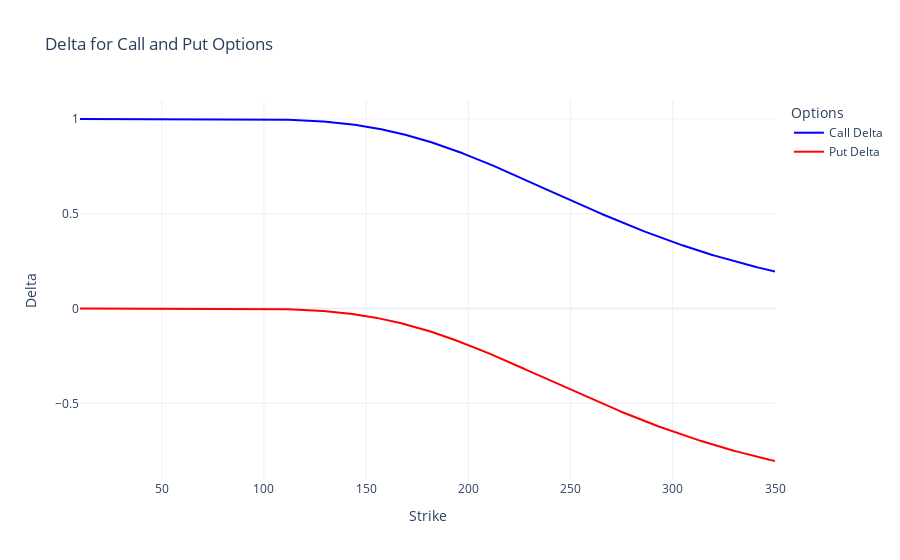
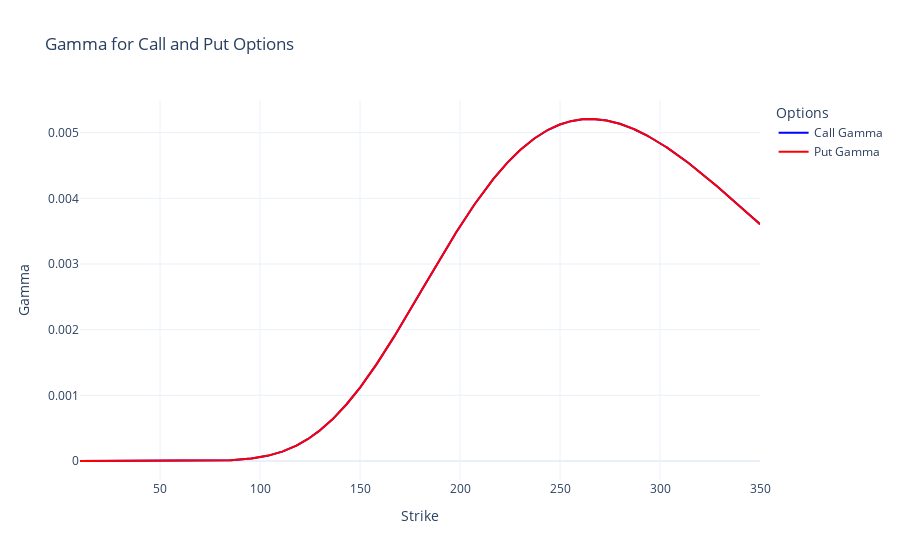
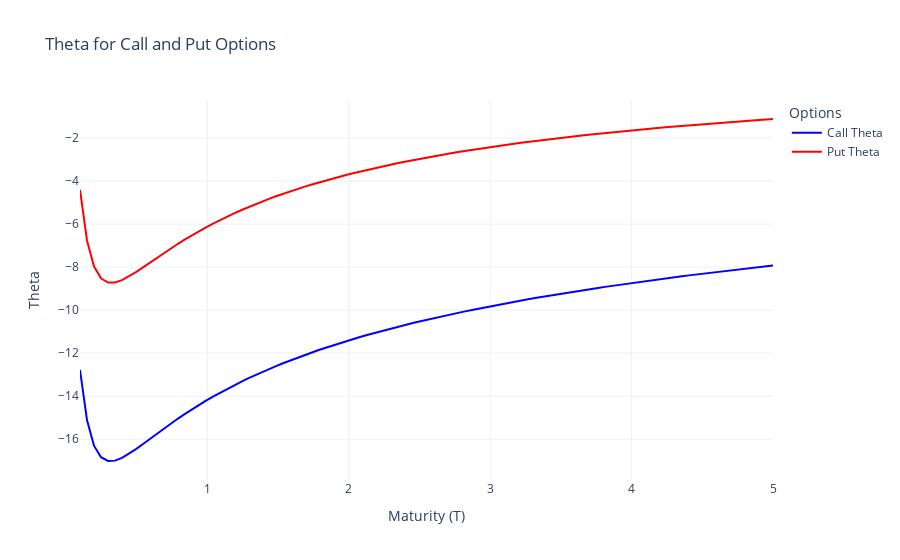
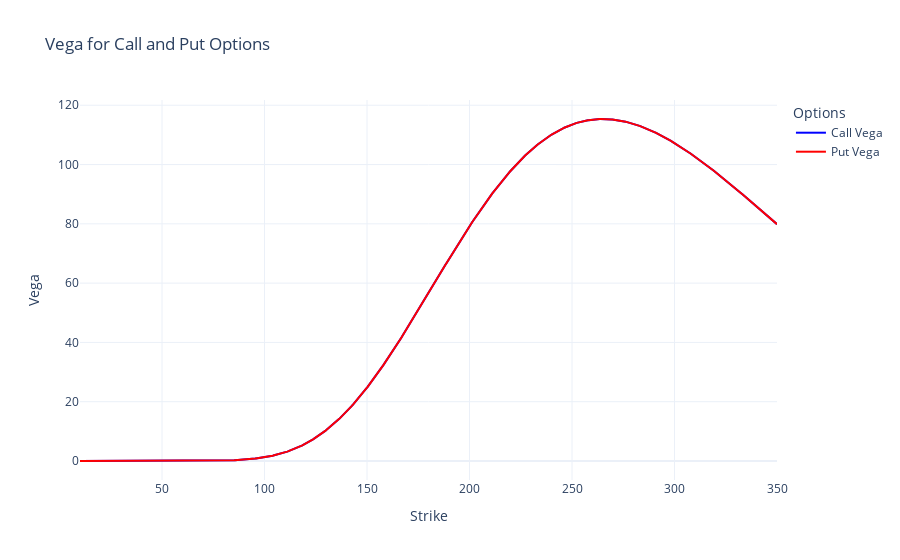

Source (notebook cell) for these figures, in order:
### Code cell
# Example of usage
if __name__ == "__main__":
    # Define option parameters
    K = 200
    T = 1.5
    sigma, stock = implied_vol.sigma_sim(T, K)
    interest_rate = 0.042

    # Create the plotter instance
    plotter = OptionGreekPlotter(K, T, stock, sigma, interest_rate)

    # Functions for each Greek
    def delta(option):
        return option.delta()

    def gamma(option):
        return option.gamma()

    def theta(option):
        return option.theta()

    def vega(option):
        return option.vega()

    def rho(option):
        return option.rho()

    # Plot Delta vs Strikes
    strikes = np.linspace(10, 350, 1000)
    plotter.plot_greek(delta, strikes, "Strike", "Delta", "Delta for Call and Put Options")

    # Plot Gamma vs Strikes
    plotter.plot_greek(gamma, strikes, "Strike", "Gamma", "Gamma for Call and Put Options")

    # Plot Theta vs Maturities
    maturities = np.linspace(0.1, 5, 100)
    plotter.plot_greek(theta, maturities, "Maturity (T)", "Theta", "Theta for Call and Put Options")

    # Plot Vega vs Strikes
    plotter.plot_greek(vega, strikes, "Strike", "Vega", "Vega for Call and Put Options")

    # Plot Rho vs Strikes
    plotter.plot_greek(rho, strikes, "Strike", "Rho", "Rho for Call and Put Options")

### Figure 1 — Plotly figure (JSON) as saved in the notebook; plotly's stock layout.template omitted (floating-point values rounded to 4 significant figures; data arrays with more than 128 entries replaced by an {"elided": "..."} marker saying what was removed)
{"data": [{"line": {"color": "blue"}, "mode": "lines", "name": "Call Delta", "type": "scatter", "x": {"elided": "1000 float values"}, "y": {"elided": "1000 float values"}}, {"line": {"color": "red"}, "mode": "lines", "name": "Put Delta", "type": "scatter", "x": {"elided": "1000 float values"}, "y": {"elided": "1000 float values"}}], "layout": {"legend": {"title": {"text": "Options"}}, "title": {"text": "Delta for Call and Put Options"}, "xaxis": {"showgrid": true, "title": {"text": "Strike"}}, "yaxis": {"showgrid": true, "title": {"text": "Delta"}}}}

### Figure 2 — Plotly figure (JSON) as saved in the notebook; plotly's stock layout.template omitted (floating-point values rounded to 4 significant figures; data arrays with more than 128 entries replaced by an {"elided": "..."} marker saying what was removed)
{"data": [{"line": {"color": "blue"}, "mode": "lines", "name": "Call Gamma", "type": "scatter", "x": {"elided": "1000 float values"}, "y": {"elided": "1000 float values"}}, {"line": {"color": "red"}, "mode": "lines", "name": "Put Gamma", "type": "scatter", "x": {"elided": "1000 float values"}, "y": {"elided": "1000 float values"}}], "layout": {"legend": {"title": {"text": "Options"}}, "title": {"text": "Gamma for Call and Put Options"}, "xaxis": {"showgrid": true, "title": {"text": "Strike"}}, "yaxis": {"showgrid": true, "title": {"text": "Gamma"}}}}

### Figure 3 — Plotly figure (JSON) as saved in the notebook; plotly's stock layout.template omitted (floating-point values rounded to 4 significant figures)
{"data": [{"line": {"color": "blue"}, "mode": "lines", "name": "Call Theta", "type": "scatter", "x": [0.1, 0.1495, 0.199, 0.2485, 0.298, 0.3475, 0.397, 0.4465, 0.496, 0.5455, 0.5949, 0.6444, 0.6939, 0.7434, 0.7929, 0.8424, 0.8919, 0.9414, 0.9909, 1.04, 1.09, 1.139, 1.189, 1.238, 1.288, 1.337, 1.387, 1.436, 1.486, 1.535, 1.585, 1.634, 1.684, 1.733, 1.783, 1.832, 1.882, 1.931, 1.981, 2.03, 2.08, 2.129, 2.179, 2.228, 2.278, 2.327, 2.377, 2.426, 2.476, 2.525, 2.575, 2.624, 2.674, 2.723, 2.773, 2.822, 2.872, 2.921, 2.971, 3.02, 3.07, 3.119, 3.169, 3.218, 3.268, 3.317, 3.367, 3.416, 3.466, 3.515, 3.565, 3.614, 3.664, 3.713, 3.763, 3.812, 3.862, 3.911, 3.961, 4.01, 4.06, 4.109, 4.159, 4.208, 4.258, 4.307, 4.357, 4.406, 4.456, 4.505, 4.555, 4.604, 4.654, 4.703, 4.753, 4.802, 4.852, 4.901, 4.951, 5], "y": [-12.77, -15.11, -16.3, -16.84, -17.01, -17.0, -16.87, -16.68, -16.46, -16.23, -15.98, -15.74, -15.5, -15.27, -15.04, -14.82, -14.61, -14.41, -14.21, -14.02, -13.84, -13.66, -13.49, -13.33, -13.17, -13.02, -12.88, -12.74, -12.6, -12.47, -12.34, -12.22, -12.1, -11.98, -11.87, -11.76, -11.65, -11.55, -11.45, -11.35, -11.25, -11.16, -11.07, -10.98, -10.89, -10.81, -10.73, -10.65, -10.57, -10.49, -10.41, -10.34, -10.27, -10.2, -10.13, -10.06, -9.991, -9.926, -9.861, -9.798, -9.736, -9.675, -9.615, -9.556, -9.498, -9.441, -9.386, -9.33, -9.276, -9.223, -9.17, -9.119, -9.068, -9.018, -8.968, -8.92, -8.872, -8.824, -8.778, -8.732, -8.686, -8.641, -8.597, -8.554, -8.511, -8.468, -8.426, -8.385, -8.344, -8.303, -8.263, -8.224, -8.185, -8.146, -8.108, -8.071, -8.033, -7.996, -7.96, -7.924]}, {"line": {"color": "red"}, "mode": "lines", "name": "Put Theta", "type": "scatter", "x": [0.1, 0.1495, 0.199, 0.2485, 0.298, 0.3475, 0.397, 0.4465, 0.496, 0.5455, 0.5949, 0.6444, 0.6939, 0.7434, 0.7929, 0.8424, 0.8919, 0.9414, 0.9909, 1.04, 1.09, 1.139, 1.189, 1.238, 1.288, 1.337, 1.387, 1.436, 1.486, 1.535, 1.585, 1.634, 1.684, 1.733, 1.783, 1.832, 1.882, 1.931, 1.981, 2.03, 2.08, 2.129, 2.179, 2.228, 2.278, 2.327, 2.377, 2.426, 2.476, 2.525, 2.575, 2.624, 2.674, 2.723, 2.773, 2.822, 2.872, 2.921, 2.971, 3.02, 3.07, 3.119, 3.169, 3.218, 3.268, 3.317, 3.367, 3.416, 3.466, 3.515, 3.565, 3.614, 3.664, 3.713, 3.763, 3.812, 3.862, 3.911, 3.961, 4.01, 4.06, 4.109, 4.159, 4.208, 4.258, 4.307, 4.357, 4.406, 4.456, 4.505, 4.555, 4.604, 4.654, 4.703, 4.753, 4.802, 4.852, 4.901, 4.951, 5], "y": [-4.409, -6.763, -7.97, -8.522, -8.718, -8.718, -8.609, -8.438, -8.235, -8.016, -7.791, -7.565, -7.342, -7.126, -6.916, -6.713, -6.518, -6.331, -6.151, -5.979, -5.814, -5.655, -5.503, -5.357, -5.217, -5.082, -4.953, -4.828, -4.708, -4.593, -4.481, -4.374, -4.27, -4.17, -4.073, -3.98, -3.889, -3.802, -3.717, -3.635, -3.555, -3.478, -3.403, -3.33, -3.259, -3.191, -3.124, -3.059, -2.996, -2.934, -2.874, -2.816, -2.759, -2.704, -2.65, -2.597, -2.546, -2.496, -2.447, -2.399, -2.352, -2.306, -2.262, -2.218, -2.176, -2.134, -2.093, -2.053, -2.014, -1.976, -1.938, -1.902, -1.866, -1.831, -1.796, -1.762, -1.729, -1.697, -1.665, -1.634, -1.603, -1.573, -1.543, -1.514, -1.486, -1.458, -1.431, -1.404, -1.377, -1.351, -1.326, -1.301, -1.276, -1.252, -1.228, -1.205, -1.182, -1.159, -1.137, -1.115]}], "layout": {"legend": {"title": {"text": "Options"}}, "title": {"text": "Theta for Call and Put Options"}, "xaxis": {"showgrid": true, "title": {"text": "Maturity (T)"}}, "yaxis": {"showgrid": true, "title": {"text": "Theta"}}}}

### Figure 4 — Plotly figure (JSON) as saved in the notebook; plotly's stock layout.template omitted (floating-point values rounded to 4 significant figures; data arrays with more than 128 entries replaced by an {"elided": "..."} marker saying what was removed)
{"data": [{"line": {"color": "blue"}, "mode": "lines", "name": "Call Vega", "type": "scatter", "x": {"elided": "1000 float values"}, "y": {"elided": "1000 float values"}}, {"line": {"color": "red"}, "mode": "lines", "name": "Put Vega", "type": "scatter", "x": {"elided": "1000 float values"}, "y": {"elided": "1000 float values"}}], "layout": {"legend": {"title": {"text": "Options"}}, "title": {"text": "Vega for Call and Put Options"}, "xaxis": {"showgrid": true, "title": {"text": "Strike"}}, "yaxis": {"showgrid": true, "title": {"text": "Vega"}}}}
